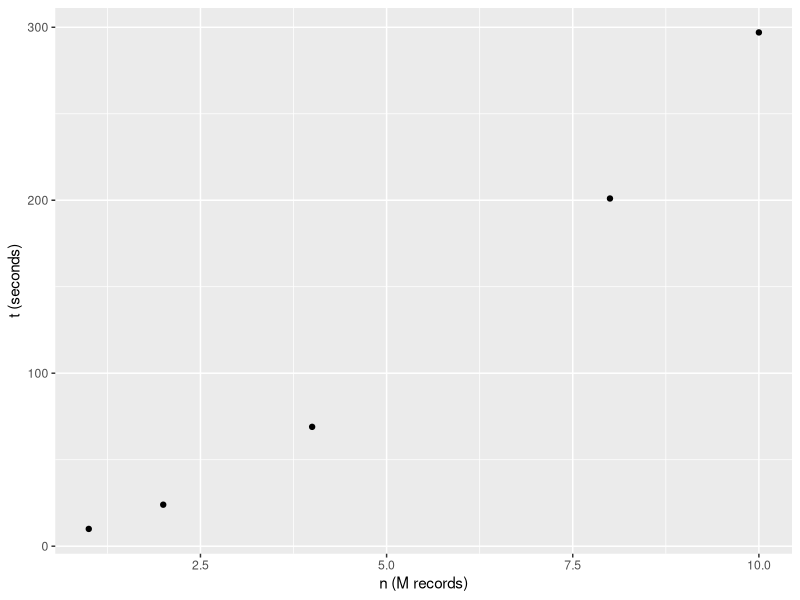

Recreate this plot in R.
library(ggplot2)
library(dplyr)

b<-data.frame(n=c(1,2,4,8,10), t=c(10,24,69,201,297))

pdf("sort-bench.pdf", width=6, height=3)

b %>%
	ggplot(aes(x=n, y=t)) + geom_point() +
	xlab("n (M records)") + ylab("t (seconds)") +
	geom_smooth(method="lm", se=TRUE, fullrange=FALSE, level=0.95,
		formula = y ~ x + I(x*log(x))) %>%
	print

dev.off()
